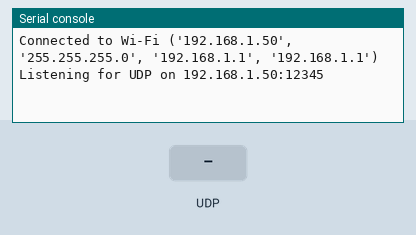
A program run on a simulated Raspberry Pi Pico running MicroPython. Parts: the last lines printed to the serial console. Inputs (shaded band) come from the test bench. WiFi joins after 1.5 s; no MQTT or app messages arrive unless stated; values from a settings file that is not in the repository are placeholders.

Above: at 2.8 s.
2.9 s: UDP packet "1" arrives
At 3.5 s:
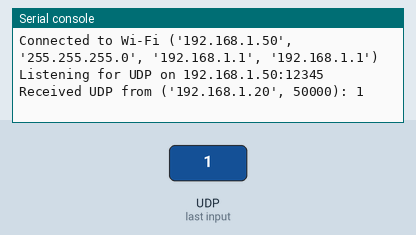
4.4 s: UDP packet "on" arrives
At 5.6 s:
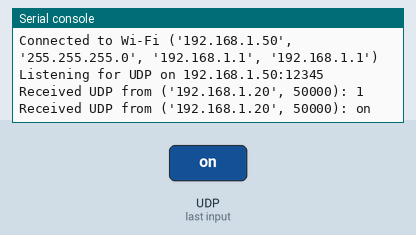
5.9 s: UDP packet "off" arrives
At 6.9 s:
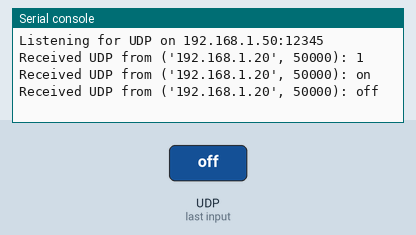

The program:

Sever.py
```python
## 1st UDP server 2d MQTT server 3d combined UDP and MQTT server 4th MQTT client and UPD client

#
#
# below is UPD for PicoW
## UDP Server:
## The Pico W will listen for UDP messages on port 12345.
## Ensure that  PyQt5 client sends messages to the Pico W's IP on this port.
# import network
# import socket

# ## Configure Wi-Fi
# SSID = "SpectrumSetup-41"  # Change to your Wi-Fi SSID

# PASSWORD = "leastdinner914"  # Change to your Wi-Fi password

# wlan = network.WLAN(network.STA_IF)
# wlan.active(True)
# wlan.connect(SSID, PASSWORD)

# while not wlan.isconnected():
#     pass

# print("Connected to Wi-Fi", wlan.ifconfig())

# ## Set Pico W's IP (for UDP server)
# PICO_IP = wlan.ifconfig()[0]  # Automatically gets assigned IP
# UDP_PORT = 12345  # Must match PyQt5 client

# ## UDP Server Setup
# udp_socket = socket.socket(socket.AF_INET, socket.SOCK_DGRAM)
# udp_socket.bind((PICO_IP, UDP_PORT))

# print(f"Listening for UDP on {PICO_IP}:{UDP_PORT}")

# while True:
#     try:
#         data, addr = udp_socket.recvfrom(1024)
#         print(f"Received UDP from {addr}: {data.decode()}")
#     except Exception as e:
#         pass

####  MQTT server with subscriber on PicoW
## The Pico W will connect to your Mosquitto broker and listen for messages on the pico/commands topic.
## Your PyQt5 client will publish messages to the same topic.

# import network
# from umqtt.simple import MQTTClient

# # Configure Wi-Fi
# SSID = "your_SSID"
# PASSWORD = "your_PASSWORD"

# wlan = network.WLAN(network.STA_IF)
# wlan.active(True)
# wlan.connect(SSID, PASSWORD)

# while not wlan.isconnected():
#     pass

# print("Connected to Wi-Fi", wlan.ifconfig())

# # MQTT Setup
# MQTT_BROKER = "192.168.1.101"  # Change to your MQTT broker's IP
# MQTT_TOPIC = "pico/commands"

# # Initialize MQTT Client
# client = MQTTClient("pico", MQTT_BROKER)
# client.connect()

# def mqtt_callback(topic, msg):
#     print(f"Received MQTT: {msg.decode()}")

# client.set_callback(mqtt_callback)
# client.subscribe(MQTT_TOPIC)

# while True:
#     # Handle MQTT Messages
#     client.check_msg()
#########combined server UDP and MQTT on PicoW


## Configure Wi-Fi

import secrets
import network
import socket
import machine
from umqtt.simple import MQTTClient

# Configure Wi-Fi
SSID = "SpectrumSetup-41"  # Change to your Wi-Fi SSID
PASSWORD = "leastdinner914"  # Change to your Wi-Fi password

# SSID = "secrets.ssid_condo"
# PASSWORD = "secrets.password_condo"
wlan = network.WLAN(network.STA_IF)
wlan.active(True)
wlan.connect(SSID, PASSWORD)

while not wlan.isconnected():
    pass

print("Connected to Wi-Fi", wlan.ifconfig())

# Set Pico W's IP (for UDP server)
PICO_IP = wlan.ifconfig()[0]  # Automatically gets assigned IP
UDP_PORT = 12345  # Must match PyQt5 client

# MQTT Setup

# MQTT_BROKER = "broker.hivemq.com"
MQTT_BROKER = 'test.mosquitto.org'
# MQTT_BROKER = "192.168.1.101"  # Change to your MQTT broker's IP
MQTT_TOPIC = "pico/commands"

# Initialize MQTT Client
client = MQTTClient("pico", MQTT_BROKER)
client.connect()

def mqtt_callback(topic, msg):
    print(f"Received MQTT: {msg.decode()}")

client.set_callback(mqtt_callback)
client.subscribe(MQTT_TOPIC)

# UDP Server Setup
udp_socket = socket.socket(socket.AF_INET, socket.SOCK_DGRAM)
udp_socket.bind((PICO_IP, UDP_PORT))

print(f"Listening for UDP on {PICO_IP}:{UDP_PORT}")

while True:
    # Handle MQTT Messages
    client.check_msg()

    # Handle UDP Messages
    try:
        data, addr = udp_socket.recvfrom(1024)
        print(f"Received UDP from {addr}: {data.decode()}")
    except Exception as e:
        pass
```

Measured:
- after the input at 2.9 s, the serial console: prints a new line at once (image 1)
- after the input at 4.4 s, the serial console: prints a new line at once (image 2)
- after the input at 5.9 s, the serial console: prints a new line at once (image 3)
